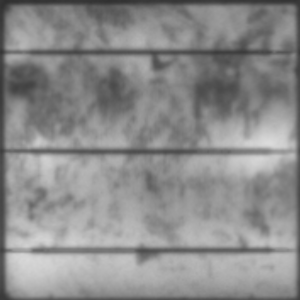
#> input picture BinaryDetection/Optuna/experimentA_split/test/ok/ok__cell0169.png, 300 x 300 px, found by its file name; its folder holds only this picture in this run
$ jupyter execute fullmodulev3.ipynb
#> lines starting #> are read from the running program, lines starting #| are printed output that depends on the picture; after the words box and inside, x2 and y2 are one past the last pixel; in counts of white or black regions, pixels touching at a corner belong together
[cell 1]
import cv2
import numpy as np
import os
from sklearn.cluster import DBSCAN

# ---------------------------------------
# Utility: dedupe list entries
# ---------------------------------------
def dedupe_positions(arr, gap=5):
    result = []
    prev = -999
    for x in arr:
        if x - prev > gap:
            result.append(x)
            prev = x
    return result

# ---------------------------------------
# PROCESS A SINGLE IMAGE
# ---------------------------------------
def process_image(img_path, output_root):

#> called with output_root = 'all_cells_extracted'
    print(f"\n=== Processing: {os.path.basename(img_path)} ===")

    # Load
    orig = cv2.imread(img_path)
#> orig is the input picture: shape (300, 300, 3); min 47, max 220, mean 139.9
    gray = cv2.cvtColor(orig, cv2.COLOR_BGR2GRAY)

    # Smooth
    blur = cv2.GaussianBlur(gray, (5,5), 0)

    # Adaptive threshold
    th = cv2.adaptiveThreshold(
        blur, 255, cv2.ADAPTIVE_THRESH_MEAN_C,
        cv2.THRESH_BINARY_INV, 15, 8
    )
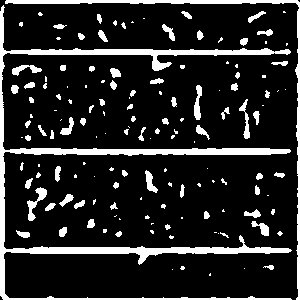
#> th: shape (300, 300); 14.9% white; 145 white regions (72 under 20 px), largest, box (x1, y1, x2, y2) and area: (0, 5, 292, 300) 7089, (5, 0, 300, 300) 1868, (27, 187, 47, 221) 231

    # Morphological vertical/horizontal extraction
    kernel_v = cv2.getStructuringElement(cv2.MORPH_RECT, (1, 50))
    vertical = cv2.morphologyEx(th, cv2.MORPH_OPEN, kernel_v)
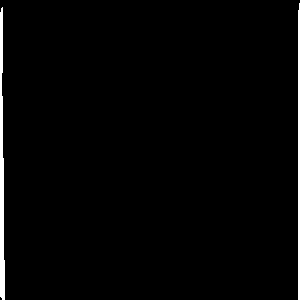
#> vertical: shape (300, 300); 1.8% white; 2 white regions, box (x1, y1, x2, y2) and area: (0, 7, 5, 300) 1027, (298, 3, 300, 300) 587

    kernel_h = cv2.getStructuringElement(cv2.MORPH_RECT, (50, 4))
    horizontal = cv2.morphologyEx(th, cv2.MORPH_OPEN, kernel_h)
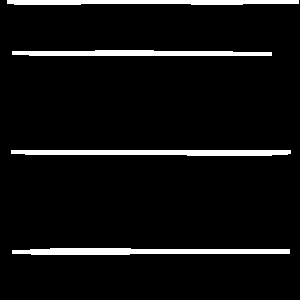
#> horizontal: shape (300, 300); 6.2% white; 4 white regions, box (x1, y1, x2, y2) and area: (12, 248, 290, 255) 1552, (11, 150, 291, 156) 1468, (12, 50, 272, 56) 1303, (7, 0, 299, 5) 1287

    # Sum along axes
    v_sum = vertical.sum(axis=0)
#> v_sum = 300 values, max 75735 at index 299, min 0 at index 5, mean 1371.9
    h_sum = horizontal.sum(axis=1)
#> h_sum = 300 values, max 74460 at index 0, min 0 at index 5, mean 4768.5

    v_lines = np.where(v_sum > 0)[0].tolist()
#> v_lines = [0, 1, 2, 3, 4, 298, 299]
    h_lines = np.where(h_sum > 0)[0].tolist()
#> h_lines = [0, 1, 2, 3, 4, 50, 51, 52, 53, 54, 55, 150, 151, 152, 153, 154, 155, 248, 249, 250, 251, 252, 253, 254]

    # Deduplicate
    v_lines = dedupe_positions(v_lines, gap=10)
#> the loop in dedupe_positions, `for x in arr:` made 7 passes
#> (x, prev) on pass 6: (298, 298)
#> prev on pass 1: 0
#> after the loop in dedupe_positions, `for x in arr:`: prev = 298; result = [0, 298]
#> v_lines = [0, 298]
    h_lines = dedupe_positions(h_lines, gap=10)
#> the loop in dedupe_positions (call 2), `for x in arr:` made 24 passes
#> (x, prev) on passes 6, 12, 18: (50, 50), (150, 150), (248, 248)
#> h_lines = [0, 50, 150, 248]

    # DBSCAN merge
    if len(v_lines) > 0:
        pts = np.array(v_lines).reshape(-1, 1)
#> pts = [0, 298]
        clusters = DBSCAN(eps=12, min_samples=1).fit(pts)
        merged_v = sorted([int(pts[clusters.labels_ == label].mean())
                           for label in set(clusters.labels_)])
#> merged_v = [0, 298]
    else:
        merged_v = []

    if len(h_lines) > 0:
        pts = np.array(h_lines).reshape(-1, 1)
#> pts = [0, 50, 150, 248]
        clusters = DBSCAN(eps=12, min_samples=1).fit(pts)
        merged_h = sorted([int(pts[clusters.labels_ == label].mean())
                           for label in set(clusters.labels_)])
#> merged_h = [0, 50, 150, 248]
    else:
        merged_h = []

    print("Vertical lines:", len(merged_v))
#| Vertical lines: 2
    print("Horizontal lines:", len(merged_h))
#| Horizontal lines: 4

    # Output folder for this module
    module_name = os.path.splitext(os.path.basename(img_path))[0]
    save_dir = os.path.join(output_root, module_name)
    os.makedirs(save_dir, exist_ok=True)

    # ---------------------------------------
    # EXTRACT **ALL** CELLS (NO FILTER)
    # ---------------------------------------
    cell_count = 0

    for r in range(len(merged_h) - 1):
        y1, y2 = merged_h[r], merged_h[r+1]

        for c in range(len(merged_v) - 1):
            x1, x2 = merged_v[c], merged_v[c+1]

            cell = orig[y1:y2, x1:x2]

            filename = os.path.join(
                save_dir, f"cell_r{r+1}_c{c+1}.png"
            )
            cv2.imwrite(filename, cell)
            cell_count += 1
#> this loop made 3 passes
#> (y1, y2) on passes 1 to 3: (0, 50), (50, 150), (150, 248)
#> pass 1, in process_image, `cv2.imwrite(filename, cell)`:
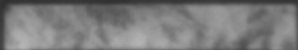
#> saved as cell_r1_c1.png: shape (50, 298, 3); min 47, max 181, mean 123.4
#> pass 2, in process_image, `cv2.imwrite(filename, cell)`:
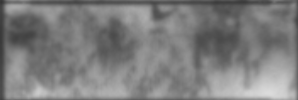
#> saved as cell_r2_c1.png: shape (100, 298, 3); min 53, max 220, mean 125.7
#> after the loop, cell_count = 3

    print(f"Extracted {cell_count} cells → {save_dir}")
#| Extracted 3 cells → all_cells_extracted/ok__cell0169

# ---------------------------------------
# RUN ON ALL IMAGES IN A DIRECTORY
# ---------------------------------------

input_folder = r"D:\PROGRAMMING\Internships_assignments\ResearchInternIITMandi\Full_modules_datasets\Full modules datasets\18.11.2024\ok"
output_root = "all_cells_extracted"

os.makedirs(output_root, exist_ok=True)

valid_ext = {".jpg", ".jpeg", ".png", ".tif"}

for fname in os.listdir(input_folder):
    if os.path.splitext(fname)[1].lower() in valid_ext:
        process_image(os.path.join(input_folder, fname), output_root)

print("\n=== Batch Extraction Complete ===")

$ run again, on BinaryDetection/Optuna/experimentA_split/test/ok/ok__cell1920.png
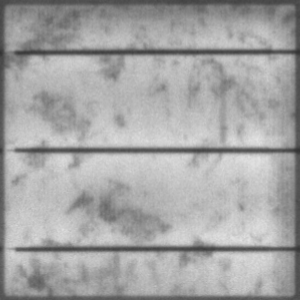
#> input picture BinaryDetection/Optuna/experimentA_split/test/ok/ok__cell1920.png, 300 x 300 px, found by its file name
#> in process_image, orig is the input picture: shape (300, 300, 3); min 51, max 228, mean 165.1
#> in process_image, `th = cv2.adaptiveThreshold( blur, 255, cv2.ADAPTIVE_THRESH_MEAN_C, cv2..`:
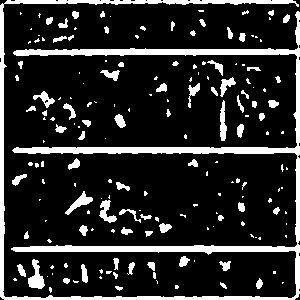
#> th: shape (300, 300); 16.4% white; 178 white regions (107 under 20 px), largest, box (x1, y1, x2, y2) and area: (0, 0, 300, 300) 9585, (28, 259, 45, 289) 269, (65, 191, 93, 215) 212
#> vertical: shape (300, 300); 2.3% white; 2 white regions, box (x1, y1, x2, y2) and area: (0, 4, 4, 300) 1157, (296, 12, 300, 299) 920
#> horizontal: shape (300, 300); 6.2% white; 5 white regions, box (x1, y1, x2, y2) and area: (14, 247, 300, 253) 1660, (15, 50, 300, 56) 1597, (15, 148, 300, 154) 1558, (47, 298, 289, 300) 484, (203, 0, 272, 4) 276
#> v_sum = 300 values, max 75480 at index 2, min 0 at index 4, mean 1765.5
#> h_sum = 300 values, max 72930 at index 248, min 0 at index 4, mean 4738.8
#> in process_image, `v_lines = np.where(v_sum > 0)[0].tolist()`: v_lines = [0, 1, 2, 3, 296, 297, 298, 299]
#> in process_image, `h_lines = np.where(h_sum > 0)[0].tolist()`: h_lines = [0, 1, 2, 3, 50, 51, 52, 53, 54, 55, 148, 149, 150, 151, 152, 153, 247, 248, 249, 250, 251, 252, 298, 299]
#> the loop in dedupe_positions, `for x in arr:` made 8 passes
#> prev on passes 1, 5: 0, 296
#> after the loop in dedupe_positions, `for x in arr:`: prev = 296; result = [0, 296]
#> the loop in dedupe_positions (call 2), `for x in arr:` made 24 passes
#> (x, prev) on passes 5, 11, 17, 23: (50, 50), (148, 148), (247, 247), (298, 298)
#> in process_image, `h_lines = dedupe_positions(h_lines, gap=10)`: h_lines = [0, 50, 148, 247, 298]
#> in process_image, `pts = np.array(v_lines).reshape(-1, 1)`: pts = [0, 296]
#> in process_image, `pts = np.array(h_lines).reshape(-1, 1)`: pts = [0, 50, 148, 247, 298]
#| Vertical lines: 2
#| Horizontal lines: 5
#> the loop in process_image, `for r in range(len(merged_h) - 1):` made 4 passes
#> (y1, y2) on passes 1 to 4: (0, 50), (50, 148), (148, 247), (247, 298)
#> pass 2, in process_image, `cv2.imwrite(filename, cell)`:
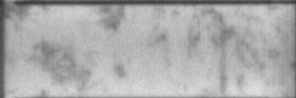
#> saved as cell_r2_c1.png: shape (98, 296, 3); min 51, max 228, mean 171.1
#> after the loop in process_image, `for r in range(len(merged_h) - 1):`: cell_count = 4
#| Extracted 4 cells → all_cells_extracted/ok__cell1920

$ run again, on BinaryDetection/Optuna/experimentA_split/test/ok/ok__cell1940.png
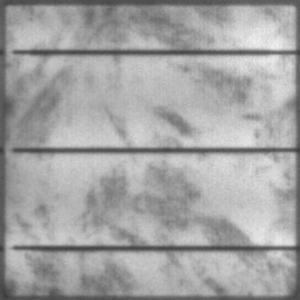
#> input picture BinaryDetection/Optuna/experimentA_split/test/ok/ok__cell1940.png, 300 x 300 px, found by its file name
#> in process_image, orig is the input picture: shape (300, 300, 3); min 57, max 242, mean 163.4
#> in process_image, `th = cv2.adaptiveThreshold( blur, 255, cv2.ADAPTIVE_THRESH_MEAN_C, cv2..`:
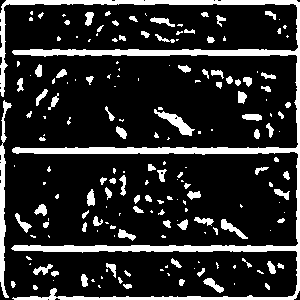
#> th: shape (300, 300); 17% white; 185 white regions (94 under 20 px), largest, box (x1, y1, x2, y2) and area: (0, 0, 300, 300) 8861, (0, 100, 12, 298) 841, (154, 109, 195, 136) 342
#> vertical: shape (300, 300); 1.7% white; 3 white regions, box (x1, y1, x2, y2) and area: (297, 3, 300, 296) 810, (0, 144, 4, 296) 538, (2, 4, 4, 98) 187
#> horizontal: shape (300, 300); 6.9% white; 7 white regions, largest, box (x1, y1, x2, y2) and area: (14, 149, 300, 155) 1588, (14, 247, 300, 253) 1485, (14, 51, 300, 57) 1483
#> v_sum = 300 values, max 74205 at index 298, min 0 at index 4, mean 1304.8
#> h_sum = 300 values, max 72930 at index 52, min 0 at index 5, mean 5269.1
#> in process_image, `v_lines = np.where(v_sum > 0)[0].tolist()`: v_lines = [0, 1, 2, 3, 297, 298, 299]
#> in process_image, `h_lines = np.where(h_sum > 0)[0].tolist()`: h_lines = 25 values from 0 to 299
#> the loop in dedupe_positions, `for x in arr:` made 7 passes
#> prev on passes 1, 5: 0, 297
#> after the loop in dedupe_positions, `for x in arr:`: prev = 297; result = [0, 297]
#> the loop in dedupe_positions (call 2), `for x in arr:` made 25 passes
#> (x, prev) on passes 6, 12, 18, 24: (51, 51), (149, 149), (247, 247), (298, 298)
#> in process_image, `h_lines = dedupe_positions(h_lines, gap=10)`: h_lines = [0, 51, 149, 247, 298]
#> in process_image, `pts = np.array(v_lines).reshape(-1, 1)`: pts = [0, 297]
#> in process_image, `pts = np.array(h_lines).reshape(-1, 1)`: pts = [0, 51, 149, 247, 298]
#| Vertical lines: 2
#| Horizontal lines: 5
#> the loop in process_image, `for r in range(len(merged_h) - 1):` made 4 passes
#> (y1, y2) on passes 1 to 4: (0, 51), (51, 149), (149, 247), (247, 298)
#> pass 2, in process_image, `cv2.imwrite(filename, cell)`:
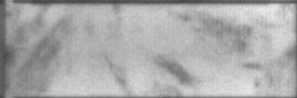
#> saved as cell_r2_c1.png: shape (98, 297, 3); min 65, max 235, mean 169.9
#> after the loop in process_image, `for r in range(len(merged_h) - 1):`: cell_count = 4
#| Extracted 4 cells → all_cells_extracted/ok__cell1940

$ run again, on BinaryDetection/Optuna/experimentA_split/test/ok/ok__cell1951.png
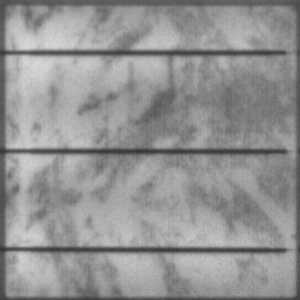
#> input picture BinaryDetection/Optuna/experimentA_split/test/ok/ok__cell1951.png, 300 x 300 px, found by its file name
#> in process_image, orig is the input picture: shape (300, 300, 3); min 50, max 218, mean 146.9
#> in process_image, `th = cv2.adaptiveThreshold( blur, 255, cv2.ADAPTIVE_THRESH_MEAN_C, cv2..`:
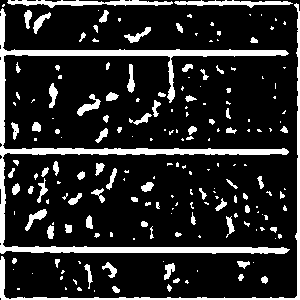
#> th: shape (300, 300); 16.1% white; 192 white regions (108 under 20 px), largest, box (x1, y1, x2, y2) and area: (0, 8, 290, 254) 6329, (0, 3, 300, 300) 1733, (7, 0, 173, 8) 674
#> vertical: shape (300, 300); 1.8% white; 3 white regions, box (x1, y1, x2, y2) and area: (0, 9, 5, 255) 799, (297, 5, 300, 300) 724, (1, 257, 4, 300) 128
#> horizontal: shape (300, 300); 5.2% white; 3 white regions, box (x1, y1, x2, y2) and area: (0, 51, 288, 57) 1675, (0, 248, 288, 254) 1605, (0, 150, 289, 155) 1433
#> v_sum = 300 values, max 75225 at index 298, min 0 at index 5, mean 1403.3
#> h_sum = 300 values, max 73695 at index 151, min 0 at index 0, mean 4006.1
#> in process_image, `v_lines = np.where(v_sum > 0)[0].tolist()`: v_lines = [0, 1, 2, 3, 4, 297, 298, 299]
#> in process_image, `h_lines = np.where(h_sum > 0)[0].tolist()`: h_lines = [51, 52, 53, 54, 55, 56, 150, 151, 152, 153, 154, 248, 249, 250, 251, 252, 253]
#> the loop in dedupe_positions, `for x in arr:` made 8 passes
#> prev on passes 1, 6: 0, 297
#> after the loop in dedupe_positions, `for x in arr:`: prev = 297; result = [0, 297]
#> the loop in dedupe_positions (call 2), `for x in arr:` made 17 passes
#> (x, prev) on passes 1, 7, 12: (51, 51), (150, 150), (248, 248)
#> in process_image, `h_lines = dedupe_positions(h_lines, gap=10)`: h_lines = [51, 150, 248]
#> in process_image, `pts = np.array(v_lines).reshape(-1, 1)`: pts = [0, 297]
#> in process_image, `pts = np.array(h_lines).reshape(-1, 1)`: pts = [51, 150, 248]
#| Vertical lines: 2
#| Horizontal lines: 3
#> the loop in process_image, `for r in range(len(merged_h) - 1):` made 2 passes
#> (y1, y2) on passes 1 to 2: (51, 150), (150, 248)
#> pass 2, in process_image, `cv2.imwrite(filename, cell)`:
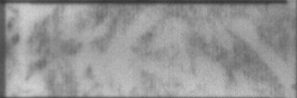
#> saved as cell_r2_c1.png: shape (98, 297, 3); min 54, max 208, mean 149.6
#> after the loop in process_image, `for r in range(len(merged_h) - 1):`: cell_count = 2
#| Extracted 2 cells → all_cells_extracted/ok__cell1951
